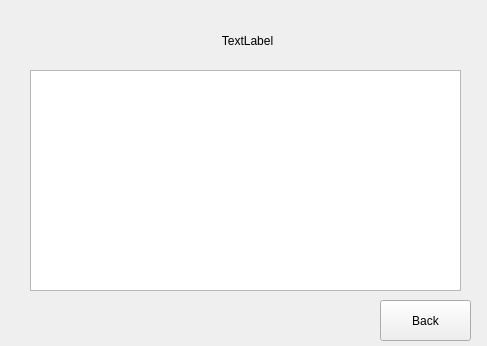
<?xml version="1.0" encoding="UTF-8"?>
<ui version="4.0">
 <class>dObiective</class>
 <widget class="QWidget" name="dObiective">
  <property name="geometry">
   <rect>
    <x>0</x>
    <y>0</y>
    <width>487</width>
    <height>346</height>
   </rect>
  </property>
  <property name="windowTitle">
   <string>Form</string>
  </property>
  <widget class="QTextBrowser" name="textBrowser">
   <property name="geometry">
    <rect>
     <x>30</x>
     <y>70</y>
     <width>431</width>
     <height>221</height>
    </rect>
   </property>
  </widget>
  <widget class="QPushButton" name="pushButton">
   <property name="geometry">
    <rect>
     <x>380</x>
     <y>300</y>
     <width>91</width>
     <height>41</height>
    </rect>
   </property>
   <property name="text">
    <string>Back</string>
   </property>
  </widget>
  <widget class="QLabel" name="label">
   <property name="geometry">
    <rect>
     <x>42</x>
     <y>20</y>
     <width>411</width>
     <height>41</height>
    </rect>
   </property>
   <property name="text">
    <string>TextLabel</string>
   </property>
   <property name="alignment">
    <set>Qt::AlignCenter</set>
   </property>
  </widget>
 </widget>
 <resources/>
 <connections/>
</ui>
